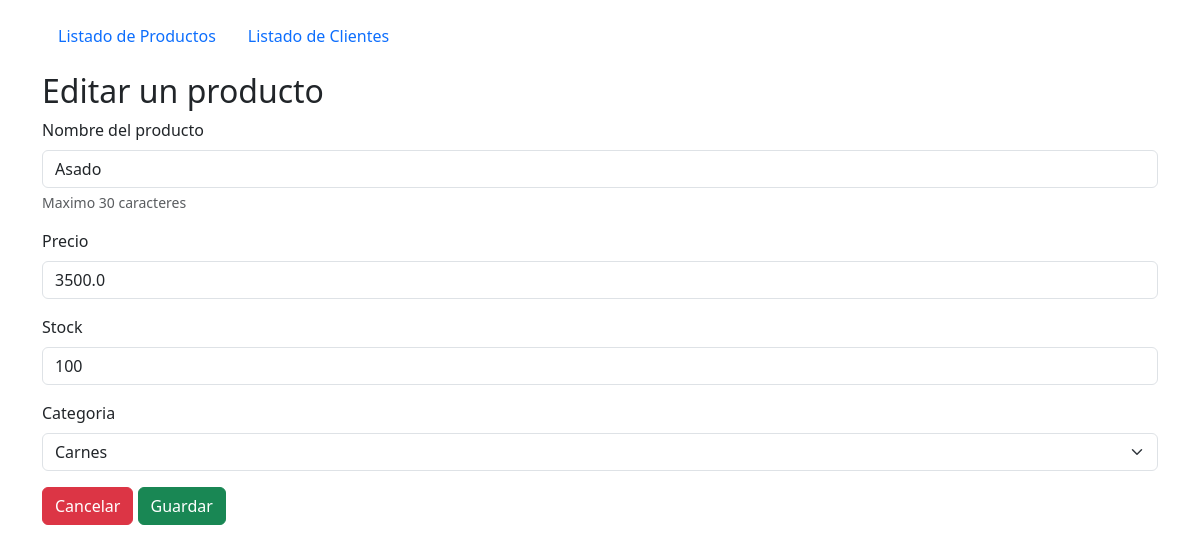
Screenshot of /inventario/editar/1 with the database file from the repository.
### inventario/models.py (models this page shows, shortened)
class Productos(models.Model):
    nombre_producto = models.CharField(max_length=30, null=False) # dato: string: restriccion max_length nos dice que el campo no puede tener mas de 30 caracteres, y null=False nos dice que NO PUEDE ESTAR VACIO
    precio_producto = models.FloatField() # dato: float
    stock_producto = models.IntegerField(default=0) # dato: integer. cuando vayamos a crearlo, si no podemos un stock, automaticamente se completa en 0
    fecha_creacion = models.TimeField(auto_now_add=True)
    categoria_fk = models.ForeignKey(Categorias, on_delete=models.CASCADE, null=False)
    class Meta:
        db_table = ''
        managed = True
        verbose_name = 'Producto'
        verbose_name_plural = 'Productos'

class Categorias(models.Model):
    nombre_categoria = models.CharField(max_length=30)
    def __str__(self):
        return self.nombre_categoria
    class Meta:
        db_table = ''
        managed = True
        verbose_name = 'Categoria'
        verbose_name_plural = 'Categorias'

### inventario/views.py (the view, shortened to what this page needs)
# urls.py: path('editar/<id>',editarProducto, name='editar'),
def editarProducto(request,id):
    try:
        producto_a_editar = get_object_or_404(Productos,id=id)
        lista_categorias = Categorias.objects.all()
    except Http404:
        return render(request,'error.html')
    if request.method == 'GET':
        contexto = {'producto':producto_a_editar,'categorias': lista_categorias}
        return render(request,'editar_producto.html',contexto)

### inventario/templates/editar_producto.html (shortened to what this page needs)
{% extends "base.html" %}
{% block contenido %}
<div class="container">
    <h2>Editar un producto</h2>
    <form method="post" action="{% url 'editar' producto.id %}" enctype="multipart/form-data">
        <div class="mb-3">
            <label for="exampleInputEmail1" class="form-label">Nombre del producto</label>
            <input value="{{producto.nombre_producto}}" name="nombre" type="text" class="form-control"
                id="exampleInputEmail1" aria-describedby="emailHelp">
            <div id="emailHelp" class="form-text">Maximo 30 caracteres
            </div>
        </div>
        <div class="mb-3">
            <label for="precio" class="form-label">Precio</label>
            <input name="precio" value="{{producto.precio_producto}}" type="number" step="0.5" class="form-control"
                id="precio">
        </div>
        <div class="mb-3">
            <label for="stock" class="form-label">Stock</label>
            <input name="stock" value="{{producto.stock_producto}}" type="number" class="form-control" id="stock">
        </div>
        <div class="mb-3">
            <label for="categoria" class="form-label">Categoria</label>
            <select name="categoria" class="form-select" aria-label="Default select example">
                {% for categoria in categorias %}
                <option {% if categoria.id == producto.categoria_fk.id %} selected {% endif %} value="{{categoria.id}}">{{categoria}}</option>
                {% endfor %}
            </select>
        </div>
        <a class="btn btn-danger" href="{% url 'listado' %}">Cancelar</a>
        <button type="submit" class="btn btn-success">Guardar</button>
    </form>
</div>
{% endblock contenido %}

### rows the page displays
Productos: nombre "Asado", precio "3500.0", stock "100", categoria "Carnes"
